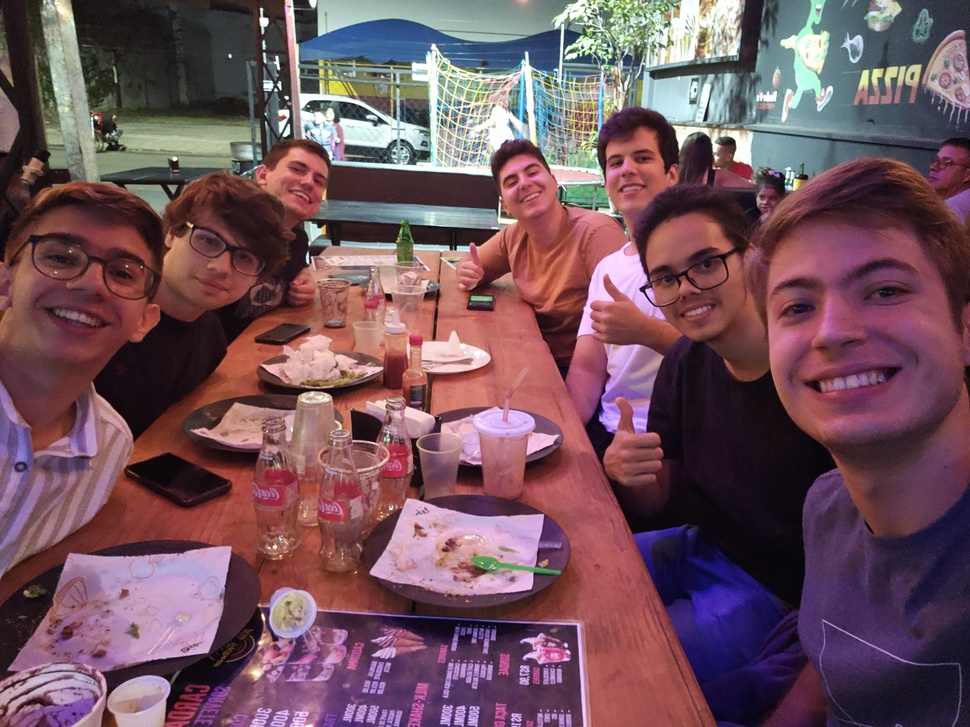
#> input picture tiberio_family_1.jpeg, 970 x 727 px, shrunk from 4000 x 3000 before the run
$ python filters.py
#> lines starting #> are read from the running program, lines starting #| are printed output that depends on the picture; after the words box and inside, x2 and y2 are one past the last pixel; in counts of white or black regions, pixels touching at a corner belong together


## Importando as Bibliotecas ##

import cv2 as cv
import numpy as np
from scipy import interpolate
import matplotlib.pyplot as plt

## Definindo as Funções ##
def image_plot(image):
    plt.figure(figsize=(5,5))
    plt.imshow(image, cmap = 'gray', vin = 0, vmax = 255)
    plt.title('shape{}'.format(image.shape))
    plt.show()

def histogram_plot(image):
    plt.hist(image.flatten(),bins=100,density=False,range=(0,255))
    plt.xlim([0,255])
    plt.show()

def gaussian_filter(image, k = 9):
    gauss_img = cv.GaussianBlur(image, (k,k), 0 ,0)

    return gauss_img

def binarizacao(image):
    th_value, img_bin_otsu = cv.threshold(image, 0, 255, cv.THRESH_BINARY + cv.THRESH_OTSU)

    return img_bin_otsu

def canny(image, thr1 = 100, thr2 = 200):
    canny = cv.Canny(image, thr1,  thr2)
    return canny

def stylish(image):
    img_blur = cv.GaussianBlur(image, (5,5), 0, 0)
    style = cv.stylization(img_blur, sigma_s= 8, sigma_r= 0.1)
    return style

def cinza(img):
    img_gray = cv.cvtColor(img, cv.COLOR_BGR2GRAY)
    return img_gray

def inverter(image):
    inv = cv.bitwise_not(image)
    return inv

def new_kernel(lenght):
    kernel = np.ones((lenght, lenght))/(lenght**2)
    return kernel

def increase_contrast(image):
    A = image.min()
    B = image.max()
    img_out = (image - A)*(255/(B-A))

    return img_out

    ## Main Code ##

if __name__ == "__main__":

    img = cv.imread('tiberio_family_1.jpeg')
#> img is the input picture: shape (727, 970, 3); mean B, G, R 92.8, 82.6, 114

    if img is None:
        print("Imagem não encontrada!")
    else:
        print('Imagem Carregada com Sucesso!')

    img_gray = cv.cvtColor(img, cv.COLOR_BGR2GRAY)
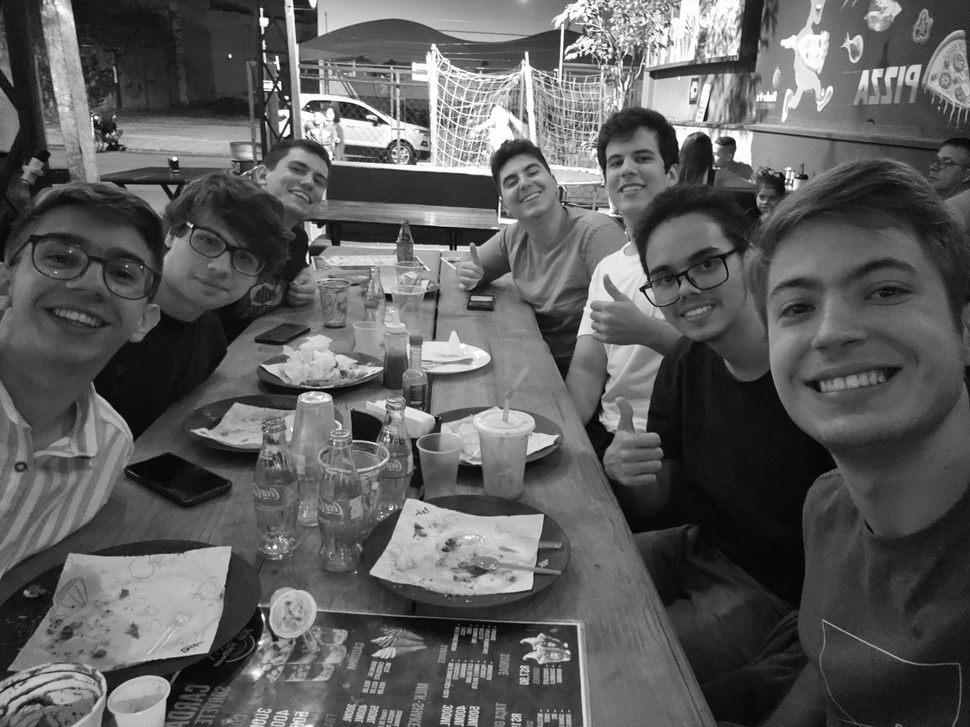
#> img_gray: shape (727, 970); min 1, max 255, mean 93.1
    cv.imwrite('images_with_filter/imagem_cinza.png', img_gray)

    img_gauss = gaussian_filter(img)
    cv.imwrite('images_with_filter/imagem_gauss.png', img_gauss)

    img_canny = canny(img_gray, 100, 160)
#> in canny, `canny = cv.Canny(image, thr1,  thr2)`:
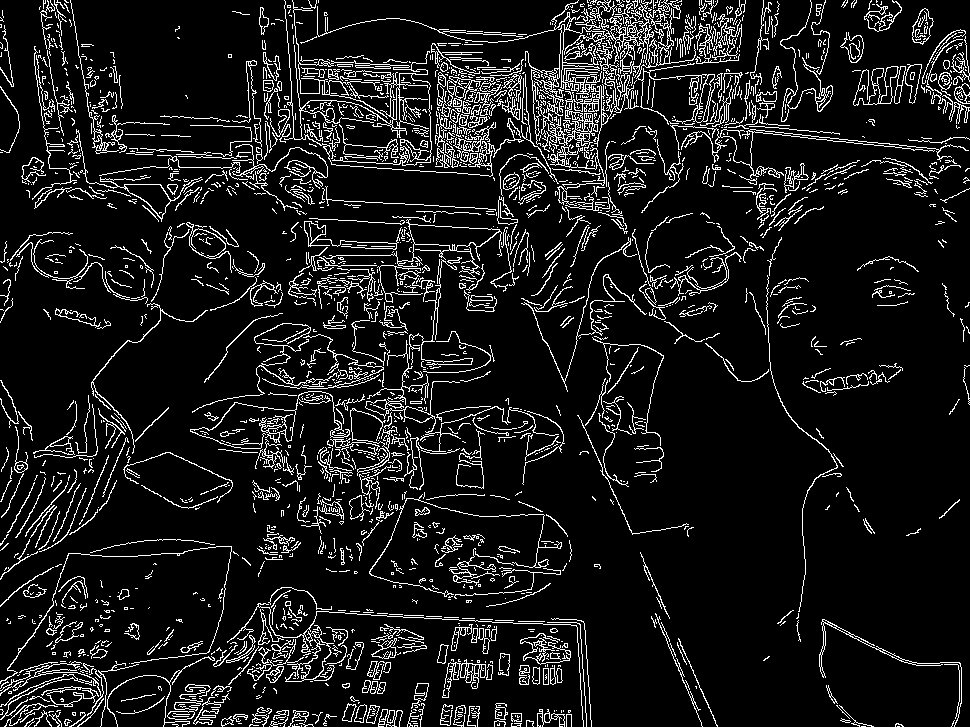
#> canny: shape (727, 970); 9.9% white in thin lines or dots
    cv.imwrite('images_with_filter/imagem_canny.png', img_canny)

    img_contrast = increase_contrast(img_gray)
#> in increase_contrast, `A = image.min()`: A = 1
#> in increase_contrast, `B = image.max()`: B = 255
    cv.imwrite('images_with_filter/imagem_aumento_contraste.png', img_contrast)

    img_bin = binarizacao(img_gray)
#> in binarizacao, `th_value, img_bin_otsu = cv.threshold(image, 0, 255, cv.THRESH_BINARY ..`:
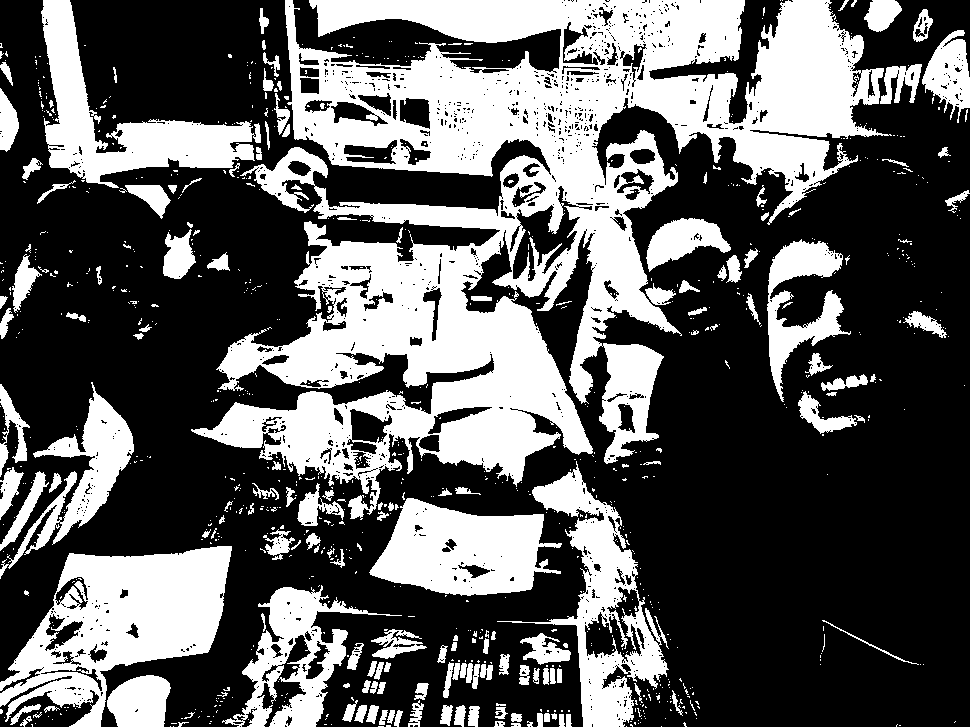
#> img_bin_otsu: shape (727, 970); 36.4% white; 920 white regions (751 under 20 px), largest, box (x1, y1, x2, y2) and area: (191, 0, 892, 520) 145449, (0, 546, 232, 727) 21149, (41, 0, 261, 188) 12759
#> in binarizacao, `th_value, img_bin_otsu = cv.threshold(image, 0, 255, cv.THRESH_BINARY ..`: th_value = 106
    cv.imwrite('images_with_filter/imagem_binarizacao.png', img_bin)

    img_style = stylish(img)
#> in stylish, `style = cv.stylization(img_blur, sigma_s= 8, sigma_r= 0.1)`:
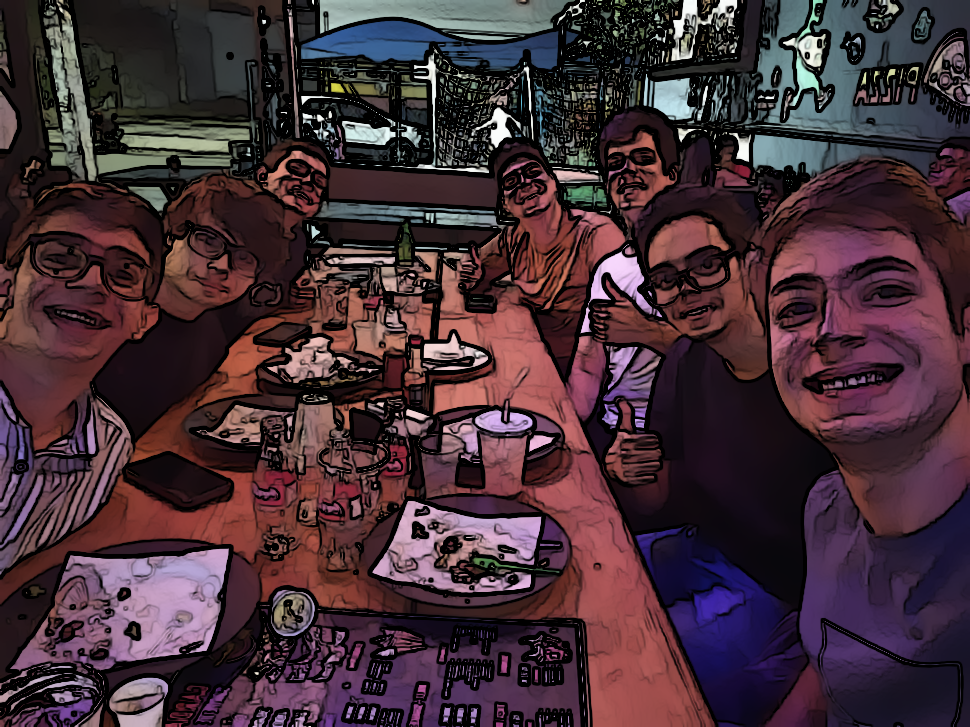
#> style: shape (727, 970, 3); mean B, G, R 54.9, 47.4, 68.7
    cv.imwrite('images_with_filter/imagem_style.png', img_style)

    img_not = inverter(img)
#> in inverter, `inv = cv.bitwise_not(image)`:
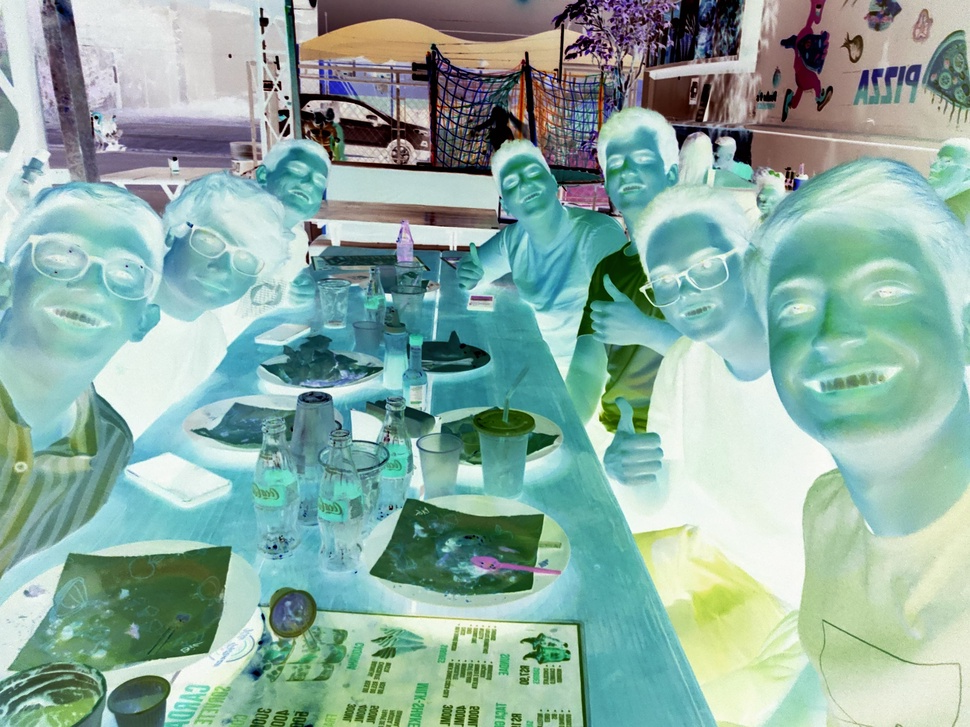
#> inv: shape (727, 970, 3); mean B, G, R 162.2, 172.4, 141
    cv.imwrite('images_with_filter/imagem_not.png', img_not)

    filtro12 = new_kernel(12)
    g1 = cv.filter2D(img_gray, -1, filtro12)
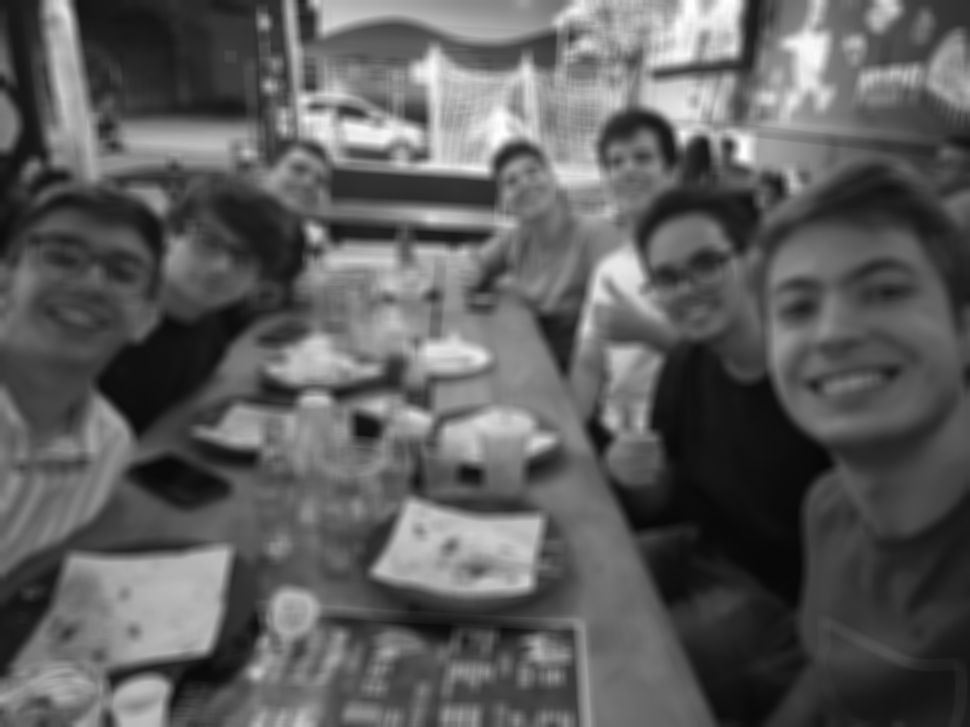
#> g1: shape (727, 970); min 7, max 254, mean 93.1
    cv.imwrite('images_with_filter/imagem_kernel_ones.png', g1)


    print('Terminei o processamento das imagens! =)')
